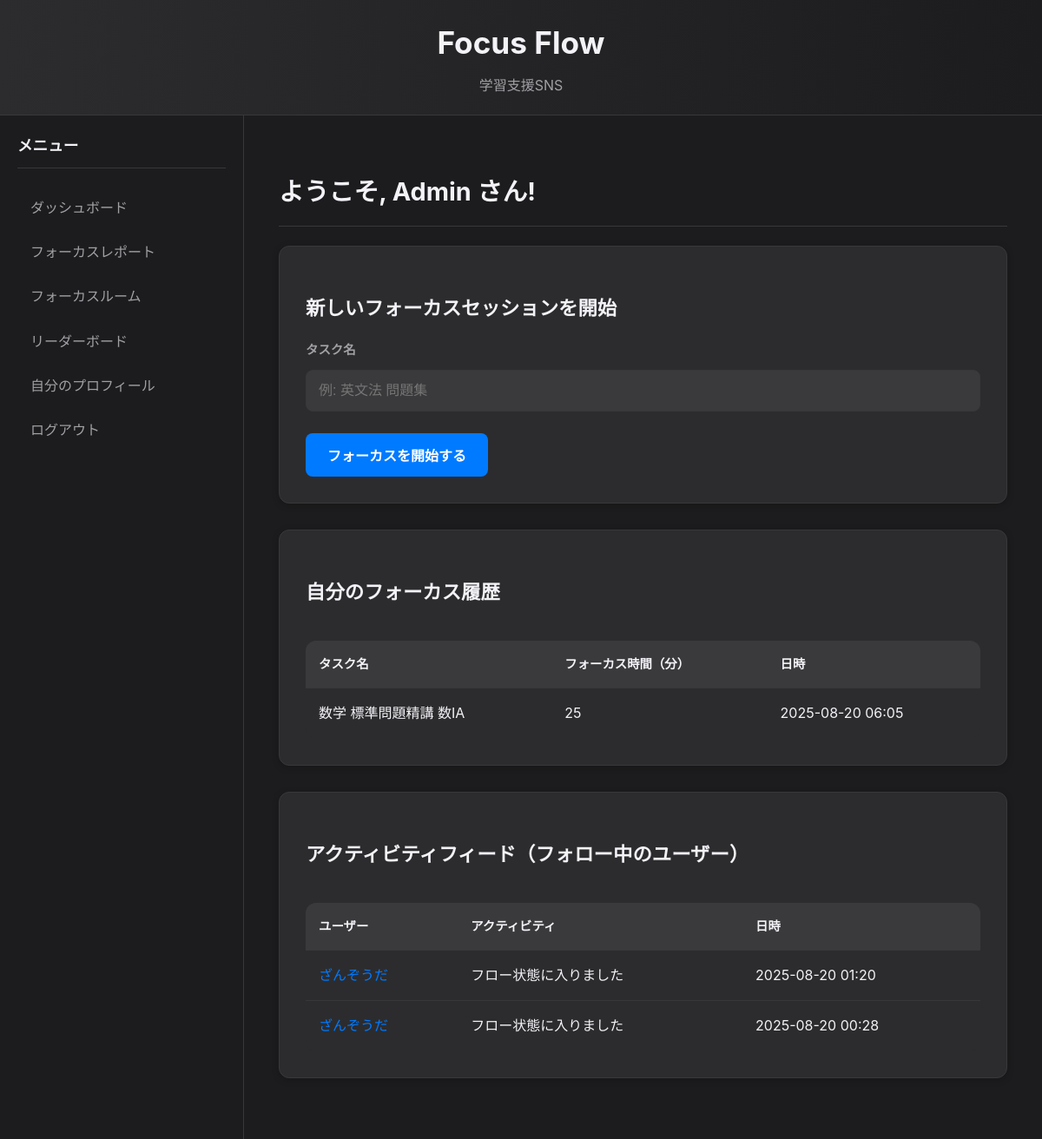
The page /dashboard (signed in) on the database its author committed.
### app/models.py (models this page shows, shortened)
class User(UserMixin, db.Model):
    id = db.Column(db.Integer, primary_key=True)
    email = db.Column(db.String(100), unique=True, nullable=False)
    username = db.Column(db.String(100), nullable=False)
    password_hash = db.Column(db.String(128))
    sessions = db.relationship('FocusSession', backref='author', lazy=True)
    flow_state_logs = db.relationship('FlowStateLog', backref='user', lazy=True)
    status = db.Column(db.String(50), default='オフライン')
    current_gauge_level = db.Column(db.Integer, default=0)
    followed = db.relationship(
        'User', secondary=followers,
        primaryjoin=(followers.c.follower_id == id),
        secondaryjoin=(followers.c.followed_id == id),
        backref=db.backref('followers', lazy='dynamic'), lazy='dynamic')
    created_rooms = db.relationship('FocusRoom', backref='owner', lazy='dynamic')
    joined_rooms = db.relationship('FocusRoom', secondary='room_participants', lazy='dynamic',
                                   backref=db.backref('participants', lazy='dynamic'))

class FocusSession(db.Model):
    id = db.Column(db.Integer, primary_key=True)
    task_name = db.Column(db.String(200), nullable=False)
    duration_minutes = db.Column(db.Integer, nullable=False)
    timestamp = db.Column(db.DateTime, server_default=db.func.now())
    user_id = db.Column(db.Integer, db.ForeignKey('user.id'), nullable=False)

class FlowStateLog(db.Model):
    id = db.Column(db.Integer, primary_key=True)
    timestamp = db.Column(db.DateTime, server_default=db.func.now())
    user_id = db.Column(db.Integer, db.ForeignKey('user.id'), nullable=False)

### app/routes.py (the view)
@main.route('/dashboard')
@login_required
def dashboard():
    my_sessions = FocusSession.query.filter_by(user_id=current_user.id).order_by(FocusSession.timestamp.desc()).all()
    followed_users_ids = [user.id for user in current_user.followed]
    followed_flow_logs = FlowStateLog.query.filter(FlowStateLog.user_id.in_(followed_users_ids)).order_by(FlowStateLog.timestamp.desc()).all()
    return render_template('dashboard.html', username=current_user.username, my_sessions=my_sessions, followed_flow_logs=followed_flow_logs)

### app/__init__.py (called while the page is built)
def create_app():
    app = Flask(__name__)
    app.config['SECRET_KEY'] = 'your_secret_key'
    app.config['SQLALCHEMY_DATABASE_URI'] = 'sqlite:///db.sqlite'
    app.config['SQLALCHEMY_TRACK_MODIFICATIONS'] = False
    db.init_app(app)
    login_manager.init_app(app)
    socketio.init_app(app)
    from .models import User
    @login_manager.user_loader
    def load_user(user_id):
        return User.query.get(int(user_id))
    from .routes import main as main_blueprint
    app.register_blueprint(main_blueprint)
    from . import events # events.py をインポート
    with app.app_context():
        db.create_all()
    return app

### app/routes.py (called while the page is built)
@main.before_app_request
def before_request():
    if not current_user.is_authenticated and request.endpoint and 'static' not in request.endpoint and request.endpoint != 'main.login' and request.endpoint != 'main.register':
        return redirect(url_for('main.login'))

### app/templates/dashboard.html (shortened to what this page needs)
{% extends "base.html" %}
{% block content %}
<h2>ようこそ, {{ username }} さん!</h2>
<section class="card">
    <h3>新しいフォーカスセッションを開始</h3>
    <form action="{{ url_for('main.focus') }}" method="GET">
        <div class="form-group">
            <label for="task_name" class="form-label">タスク名</label>
            <input type="text" id="task_name" name="task" class="form-control" placeholder="例: 英文法 問題集" required>
        </div>
        <button type="submit" class="btn btn-primary">フォーカスを開始する</button>
    </form>
</section>
<section class="card">
    <h3>自分のフォーカス履歴</h3>
    <div class="table-responsive">
        <table class="table">
            <thead>
                <tr>
                    <th>タスク名</th>
                    <th>フォーカス時間（分）</th>
                    <th>日時</th>
                </tr>
            </thead>
            <tbody>
                {% for session in my_sessions %}
                <tr>
                    <td>{{ session.task_name }}</td>
                    <td>{{ session.duration_minutes }}</td>
                    <td>{{ session.timestamp.strftime('%Y-%m-%d %H:%M') }}</td>
                </tr>
                {% else %}
                <tr>
                    <td colspan="3">まだフォーカス履歴がありません。</td>
                </tr>
                {% endfor %}
            </tbody>
        </table>
    </div>
</section>
<section class="card">
    <h3>アクティビティフィード（フォロー中のユーザー）</h3>
    <div class="table-responsive">
        <table class="table">
            <thead>
                <tr>
                    <th>ユーザー</th>
                    <th>アクティビティ</th>
                    <th>日時</th>
                </tr>
            </thead>
            <tbody>
                {% for log in followed_flow_logs %}
                <tr>
                    <td><a href="{{ url_for('main.user', username=log.user.username) }}">{{ log.user.username }}</a></td>
                    <td>フロー状態に入りました</td>
                    <td>{{ log.timestamp.strftime('%Y-%m-%d %H:%M') }}</td>
                </tr>
                {% else %}
                <tr>
                    <td colspan="3">フォローしているユーザーの活動はまだありません。</td>
                </tr>
                {% endfor %}
            </tbody>
        </table>
    </div>
</section>
{% endblock %}

### app/static/css/style.css (style rules this page uses)
:root { --primary-color: #007aff; --background-color: #1c1c1e; --card-bg-color: #2c2c2e; --text-color: #f2f2f7; --text-secondary-color: #a0a0a5; --border-color: #38383a; --shadow-color: rgba(0, 0, 0, 0.2); --border-radius: 12px; --font-family: -apple-system, BlinkMacSystemFont, 'Segoe UI', Roboto, 'Helvetica Neue', Arial, 'Hiragino Kaku Gothic ProN', 'Hiragino Sans', Meiryo, sans-serif; }
body { font-family: var(--font-family); background-color: var(--background-color); color: var(--text-color); margin: 0; line-height: 1.7; -webkit-font-smoothing: antialiased; -moz-osx-font-smoothing: grayscale; }
.card { background-color: var(--card-bg-color); border-radius: var(--border-radius); border: 1px solid var(--border-color); box-shadow: 0 2px 8px var(--shadow-color); padding: 30px; margin-bottom: 30px; transition: border-color 0.3s, transform 0.3s; }
h1, h2, h3, h4, h5, h6 { font-weight: 700; margin-bottom: 0.75em; color: var(--text-color); }
h2 { font-size: 1.8rem; border-bottom: 1px solid var(--border-color); padding-bottom: 0.5em; }
h3 { font-size: 1.4rem; }
a { color: var(--primary-color); text-decoration: none; transition: color 0.2s; }
.btn { display: inline-block; padding: 12px 24px; border: 1px solid transparent; border-radius: 8px; cursor: pointer; font-size: 1rem; font-weight: 600; text-align: center; text-decoration: none; transition: all 0.2s ease-in-out; margin-right: 10px; }
.btn-primary { background-color: var(--primary-color); color: white; }
.form-group { margin-bottom: 25px; }
.form-label { display: block; font-weight: 600; margin-bottom: 10px; font-size: 0.9rem; color: var(--text-secondary-color); }
.form-control { width: 100%; padding: 14px; font-size: 1rem; background-color: #3a3a3c; border: 1px solid var(--border-color); border-radius: 8px; box-sizing: border-box; color: var(--text-color); transition: border-color 0.3s, box-shadow 0.3s; }
.table { width: 100%; border-collapse: collapse; margin-top: 20px; background-color: var(--card-bg-color); border-radius: var(--border-radius); overflow: hidden; }
.table th, .table td { padding: 15px; text-align: left; border-bottom: 1px solid var(--border-color); }
.table th { background-color: #3a3a3c; color: var(--text-color); font-weight: 600; font-size: 0.9rem; text-transform: uppercase; }
.table tbody tr:last-child td { border-bottom: none; }
.table-responsive { overflow-x: auto; -webkit-overflow-scrolling: touch; }

### rows shown on the page
User: username "Admin"
FocusSession: task_name "数学 標準問題精講 数IA", duration_minutes "25", timestamp "2025-08-20 06:05"
FlowStateLog: user.username "ざんぞうだ", timestamp "2025-08-20 01:20"
FlowStateLog: user.username "ざんぞうだ", timestamp "2025-08-20 00:28"
